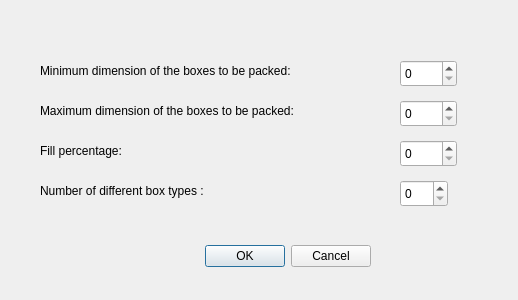
<?xml version="1.0" encoding="UTF-8"?>
<ui version="4.0">
 <class>DialogGenerarInstancia</class>
 <widget class="QDialog" name="DialogGenerarInstancia">
  <property name="geometry">
   <rect>
    <x>0</x>
    <y>0</y>
    <width>518</width>
    <height>300</height>
   </rect>
  </property>
  <property name="windowTitle">
   <string>Generate instance test</string>
  </property>
  <widget class="QDialogButtonBox" name="buttonBox">
   <property name="geometry">
    <rect>
     <x>120</x>
     <y>240</y>
     <width>251</width>
     <height>32</height>
    </rect>
   </property>
   <property name="orientation">
    <enum>Qt::Horizontal</enum>
   </property>
   <property name="standardButtons">
    <set>QDialogButtonBox::Cancel|QDialogButtonBox::Ok</set>
   </property>
   <property name="centerButtons">
    <bool>false</bool>
   </property>
  </widget>
  <widget class="QLabel" name="label">
   <property name="geometry">
    <rect>
     <x>40</x>
     <y>60</y>
     <width>314</width>
     <height>21</height>
    </rect>
   </property>
   <property name="text">
    <string>Minimum dimension of the boxes to be packed:</string>
   </property>
  </widget>
  <widget class="QLabel" name="label_2">
   <property name="geometry">
    <rect>
     <x>40</x>
     <y>100</y>
     <width>318</width>
     <height>21</height>
    </rect>
   </property>
   <property name="text">
    <string>Maximum dimension of the boxes to be packed:</string>
   </property>
  </widget>
  <widget class="QLabel" name="label_3">
   <property name="geometry">
    <rect>
     <x>40</x>
     <y>140</y>
     <width>104</width>
     <height>21</height>
    </rect>
   </property>
   <property name="text">
    <string>Fill percentage:</string>
   </property>
  </widget>
  <widget class="QLabel" name="label_4">
   <property name="geometry">
    <rect>
     <x>40</x>
     <y>180</y>
     <width>213</width>
     <height>21</height>
    </rect>
   </property>
   <property name="text">
    <string>Number of different box types :</string>
   </property>
  </widget>
  <widget class="QSpinBox" name="spinBoxMinimumDimension">
   <property name="geometry">
    <rect>
     <x>400</x>
     <y>60</y>
     <width>57</width>
     <height>27</height>
    </rect>
   </property>
   <property name="maximum">
    <number>200</number>
   </property>
  </widget>
  <widget class="QSpinBox" name="spinBoxMaximumDimension">
   <property name="geometry">
    <rect>
     <x>400</x>
     <y>100</y>
     <width>57</width>
     <height>27</height>
    </rect>
   </property>
   <property name="maximum">
    <number>200</number>
   </property>
  </widget>
  <widget class="QSpinBox" name="spinBoxFillPercentage">
   <property name="geometry">
    <rect>
     <x>400</x>
     <y>140</y>
     <width>57</width>
     <height>27</height>
    </rect>
   </property>
   <property name="maximum">
    <number>100</number>
   </property>
  </widget>
  <widget class="QSpinBox" name="spinBoxDifferentTypes">
   <property name="geometry">
    <rect>
     <x>400</x>
     <y>180</y>
     <width>48</width>
     <height>27</height>
    </rect>
   </property>
  </widget>
 </widget>
 <resources/>
 <connections>
  <connection>
   <sender>buttonBox</sender>
   <signal>accepted()</signal>
   <receiver>DialogGenerarInstancia</receiver>
   <slot>accept()</slot>
   <hints>
    <hint type="sourcelabel">
     <x>248</x>
     <y>254</y>
    </hint>
    <hint type="destinationlabel">
     <x>157</x>
     <y>274</y>
    </hint>
   </hints>
  </connection>
  <connection>
   <sender>buttonBox</sender>
   <signal>rejected()</signal>
   <receiver>DialogGenerarInstancia</receiver>
   <slot>reject()</slot>
   <hints>
    <hint type="sourcelabel">
     <x>316</x>
     <y>260</y>
    </hint>
    <hint type="destinationlabel">
     <x>286</x>
     <y>274</y>
    </hint>
   </hints>
  </connection>
 </connections>
</ui>
